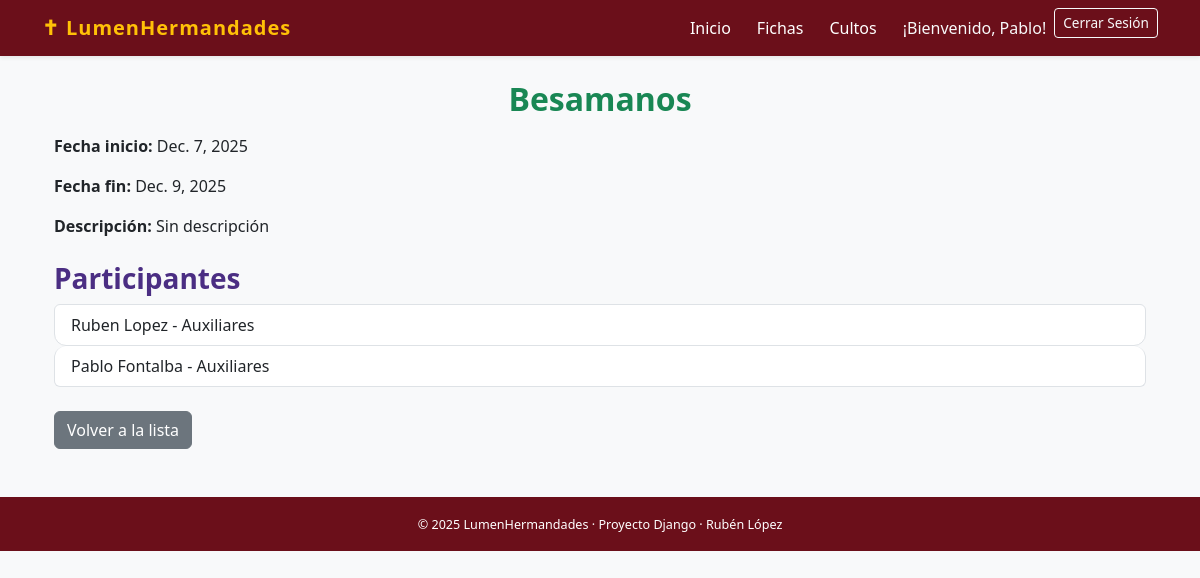
Page /culto/1/ (signed in) on the committed database.
### lumenApp/models.py (models this page shows, shortened)
class Hermano(models.Model):
    nombre = models.CharField(max_length=100)
    apellidos = models.CharField(max_length=100)
    dni = models.CharField(max_length=20, unique=True)
    fecha_nacimiento = models.DateField()
    fecha_ingreso = models.DateField()
    estado = models.CharField(
        max_length=10,
        choices=EstadoHermano.choices,
        default=EstadoHermano.ACTIVO
    )
    imagen = models.ImageField(upload_to='hermanos/', blank=True, null=True)
    usuario = models.OneToOneField(User, on_delete=models.CASCADE)

class Culto(models.Model):
    tipo = models.ForeignKey(TipoCulto, on_delete=models.CASCADE)
    fecha_inicio = models.DateField(blank=True, null=True)
    fecha_fin = models.DateField(blank=True, null=True)
    descripcion = models.TextField(blank=True, null=True)
    hermanos = models.ManyToManyField(Hermano, through='ParticipacionCulto', related_name='cultos')

class TipoCulto(models.Model):
    nombre = models.CharField(max_length=50, unique=True)
    descripcion = models.TextField(blank=True, null=True)

class ParticipacionCulto(models.Model):
    hermano = models.ForeignKey(Hermano, on_delete=models.CASCADE)
    culto = models.ForeignKey(Culto, on_delete=models.CASCADE)
    rol = models.ForeignKey(Rol, on_delete=models.CASCADE)
    tramo = models.IntegerField(blank=True, null=True)
    class Meta:
        unique_together = ('hermano', 'culto', 'rol')

class Rol(models.Model):
    nombre = models.CharField(max_length=50, unique=True)
    descripcion = models.TextField(blank=True, null=True)
    hermanos = models.ManyToManyField(Hermano, through='HermanoRol', related_name='roles')

### lumenApp/views.py (the view)
# urls.py: path('culto/<int:pk>/', CultoDetailView.as_view(), name='detalle_culto'),
class CultoDetailView(LoginRequiredMixin, DetailView):
    model = Culto
    template_name = 'lumenApp/culto_detalle.html'
    context_object_name = 'culto'
    def get_context_data(self, **kwargs):
        context = super().get_context_data(**kwargs)
        context['es_admin'] = es_admin(self.request.user)
        return context

### lumenApp/views.py (called while the page is built)
def es_admin(user):
    return user.groups.filter(name="Administradores").exists()

### lumenApp/templates/lumenApp/culto_detalle.html (shortened to what this page needs)
{% extends 'lumenApp/base.html' %}
{% block content %}
<div class="container mt-4">
    <h2 class="mb-3 text-center text-success">{{ culto.tipo.nombre }}</h2>
    <p><strong>Fecha inicio:</strong> {{ culto.fecha_inicio }}</p>
    <p><strong>Fecha fin:</strong> {% if culto.fecha_fin %}{{ culto.fecha_fin }}{% else %}No definida{% endif %}</p>
    <p><strong>Descripción:</strong> {{ culto.descripcion|default:"Sin descripción" }}</p>
    <h3 class="mt-4">Participantes</h3>
    {% if culto.participacionculto_set.all %}
        <ul class="list-group">
            {% for participacion in culto.participacionculto_set.all %}
            <li class="list-group-item d-flex justify-content-between align-items-center">
                <span>
                    {{ participacion.hermano.nombre }} {{ participacion.hermano.apellidos }} - {{ participacion.rol.nombre }}
                </span>
            </li>
            {% endfor %}
        </ul>
    {% else %}
        <p class="text-muted">No hay participantes asignados.</p>
    {% endif %}
    <div class="mt-4">
        <a href="{% url 'cultos_lista' %}" class="btn btn-secondary">Volver a la lista</a>
    </div>
</div>
{% endblock %}

### lumenApp/templates/lumenApp/base.html (shortened to what this page needs)
{% load static %}
<!DOCTYPE html>
<html lang="es">
<head>
    <link href="https://cdn.jsdelivr.net/npm/bootstrap@5.3.3/dist/css/bootstrap.min.css" rel="stylesheet">
    <link rel="stylesheet" href="{% static 'lumenApp/css/styles.css' %}">
</head>
<body class="bg-light">
    <nav class="navbar navbar-expand-lg navbar-dark shadow-sm mb-4" style="background-color:#6b0f1a;">
        <div class="container">
            <a class="navbar-brand fw-bold text-warning" href="{% url 'principal' %}">
                ✝ LumenHermandades
            </a>
             <div class="navbar-nav ms-auto">
                {% if user.is_authenticated %}
                    <a class="nav-link text-white" href="{% url 'principal' %}">Inicio</a>
                    <a class="nav-link text-white" href="{% url 'fichas_lista' %}">Fichas</a>
                    <a class="nav-link text-white" href="{% url 'cultos_lista' %}">Cultos</a>
                    <span class="navbar-text text-light mx-2">¡Bienvenido, {{ user.hermano.nombre }}!</span>
                    <form action="{% url 'logout' %}" method="post" class="d-inline">
                        <button type="submit" class="btn btn-outline-light btn-sm">Cerrar Sesión</button>
                    </form>
                {% else %}
                    <span class="navbar-text text-light ms-2">
                        <a class="text-light text-decoration-underline" href="{% url 'login' %}">Inicia sesión</a> para más funciones.
                    </span>
                {% endif %}
            </div>
        </div>
    </nav>
    <main class="container mb-5">
        {% block content %}{% endblock %}
    </main>
    <footer class="text-center py-3 text-white" style="background-color:#6b0f1a;">
        <small>
            &copy; {{ year|default:2025 }} LumenHermandades · Proyecto Django · Rubén López
        </small>
    </footer>
</body>
</html>

### lumenApp/static/lumenApp/css/styles.css (style rules this page uses)
body { font-family: "Segoe UI", Tahoma, sans-serif; background-color: #f8f9fa; }
.navbar-brand { letter-spacing: 1px; font-weight: bold; color: #4b2e83; }
.navbar a { color: #4b2e83; margin-right: 10px; }
h1, h2, h3 { font-weight: 600; color: #4b2e83; }
.list-group-item { border-radius: 12px; background-color: #ffffff; }
.btn-sm { font-size: 0.85rem; }
footer { font-size: 0.9rem; text-align: center; padding: 15px 0; background-color: #e9ecef; color: #495057; margin-top: 20px; }
a { text-decoration: none; }

### rows in the picture
Culto: tipo.nombre "Besamanos", fecha_inicio "Dec. 7, 2025", fecha_fin "Dec. 9, 2025", descripcion "Sin descripción"
ParticipacionCulto: hermano.nombre "Ruben", hermano.apellidos "Lopez", rol.nombre "Auxiliares"
ParticipacionCulto: hermano.nombre "Pablo", hermano.apellidos "Fontalba", rol.nombre "Auxiliares"

### other values in the picture
{{ user.hermano.nombre }} "Pablo"
{{ year|default:2025 }} "2025"
